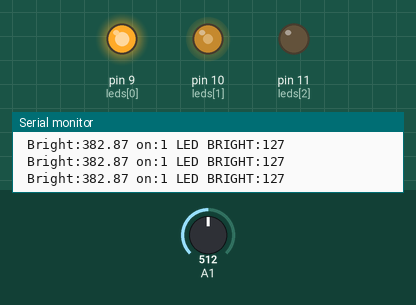
This sketch was run on a simulated Arduino Uno, built with avr-gcc and run on an emulated ATmega328P. On the bench: output pins drawn as LEDs (lit = HIGH), the last lines printed to the serial monitor. The inputs (shaded band) are chosen by the test bench; at power-on: A1 = 512.

Above: at 1.2 s.
1.3 s: A1 set to 716
At 2.5 s:
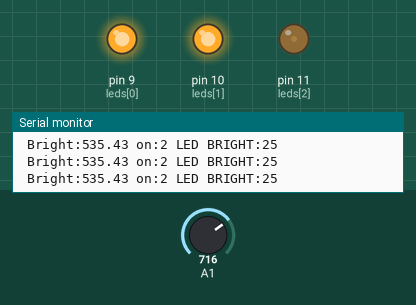
2.8 s: A1 set to 900
At 4.0 s:
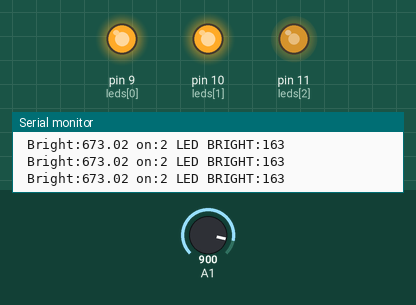
4.3 s: A1 set to 1023
At 4.6 s:
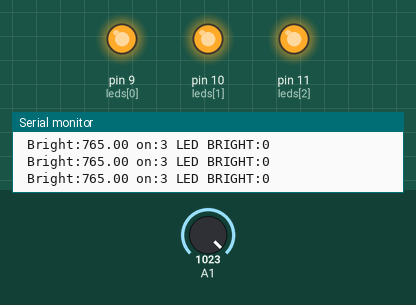
5.8 s: A1 set to 1014
At 6.5 s:
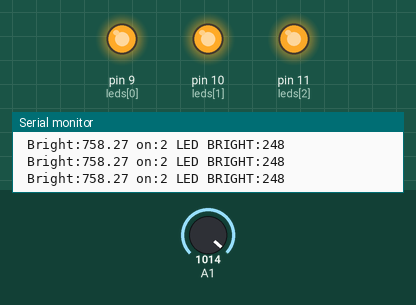
8.8 s: A1 set to 831
At 9.1 s:
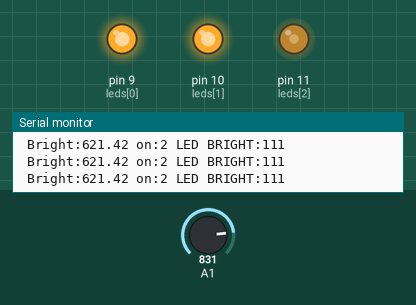
10.3 s: A1 set to 797
At 11.0 s:
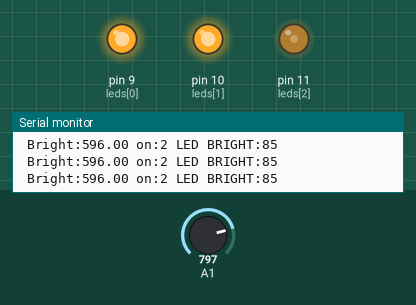
Timing chart, 0 to 12.8 s (numbered marks = the images above; inputs shaded):
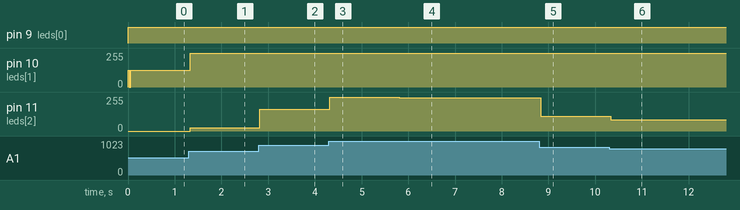

Measured:
- after the input at 1.3 s, pin 10 (leds[1]): 127/255 → 255/255 at once; pin 11 (leds[2]): 0/255 → 25/255 at once
- after the input at 2.8 s, pin 11 (leds[2]): 25/255 → 163/255 at once
- after the input at 4.3 s, pin 11 (leds[2]): 163/255 → 255/255 at once
- after the input at 5.8 s, pin 11 (leds[2]): 255/255 → 248/255 at once
- after the input at 8.8 s, pin 11 (leds[2]): 248/255 → 111/255 at once
- after the input at 10.3 s, pin 11 (leds[2]): 111/255 → 85/255 at once

The sketch:

ReadAnalogVoltage.ino
```cpp
int leds[] = {9,10,11};
int ledsCount = 3;
double maxLedBright = 255.0;
double maxInputBright;
float x;

void setup() {
  Serial.begin(9600);
  for(int i = 0; i < ledsCount; i++){
    pinMode(leds[i], OUTPUT);
  }
  x = 1023.0/ledsCount;
  maxInputBright = (maxLedBright * ledsCount);

}

void loop() {

  int sensor = analogRead(A1);
  /*Value of brightness... max of 381*/

  //The value of the input for the last LED
  float inputBright = sensor * (maxInputBright / 1023.0);
//  analogWrite(3, inputBright);

  //How many leds are on
  double onValue = sensor * (ledsCount / 1023.0);
  int onLeds = (int)onValue;

  //Turn off exceeding leds
  for(int i = ledsCount-1; i >= onLeds; i--) {
    digitalWrite(leds[i], LOW);
  }

  //The last led will be in the index marked in ON LEDS
  int lastLed = onLeds;
  for(int i = 0; i < onLeds; i++) {
    digitalWrite(leds[i], HIGH);
  }
  int lastLedBright = (int)fmod(inputBright,maxLedBright);
  if(inputBright > 0.500){
    analogWrite(leds[lastLed], lastLedBright);
  }
//  Serial.println(">>");
//  Serial.print("Last Led :");
//  Serial.print(lastLed);
  Serial.print(" Bright:");
  Serial.print(inputBright);
  Serial.print(" on:");
  Serial.print(onLeds);
  Serial.print(" LED BRIGHT:");
  Serial.print(lastLedBright);
  Serial.println("");
  delay(10);
}
```
